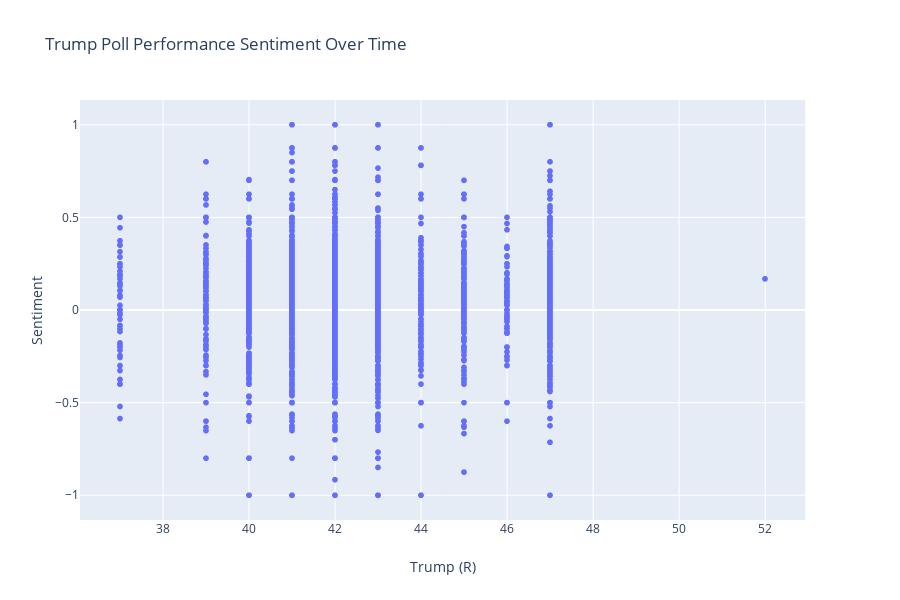

The notebook cell saved with this chart:
### Code cell
import plotly.express as px


fig = px.scatter(poll_df, x="Trump (R)", y="Sentiment", title='Trump Poll Performance Sentiment Over Time')
fig.show()

### Figure 1 — Plotly figure (JSON) as saved in the notebook; plotly's stock layout.template omitted (floating-point values rounded to 4 significant figures; data arrays with more than 128 entries replaced by an {"elided": "..."} marker saying what was removed)
{"data": [{"hoverlabel": {"namelength": 0}, "hovertemplate": "Trump (R)=%{x}<br>Sentiment=%{y}", "legendgroup": "", "marker": {"color": "#636efa", "symbol": "circle"}, "mode": "markers", "name": "", "showlegend": false, "type": "scattergl", "x": {"elided": "4607 int values"}, "xaxis": "x", "y": {"elided": "4607 float values"}, "yaxis": "y"}], "layout": {"height": 600, "legend": {"tracegroupgap": 0}, "title": {"text": "Trump Poll Performance Sentiment Over Time"}, "xaxis": {"anchor": "y", "domain": [0, 0.98], "title": {"text": "Trump (R)"}}, "yaxis": {"anchor": "x", "domain": [0, 1], "title": {"text": "Sentiment"}}}}
